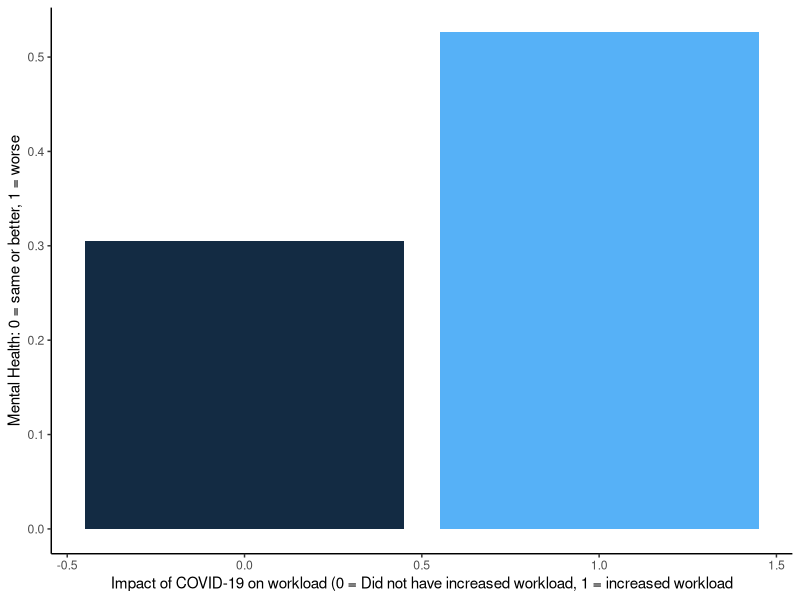

This chart was generated by the following R code:
library(tidyverse)
library(ggplot2)
#should we do probit/logit?
#data cleaning
bigdataCase <- read_csv("shcwep-5362-E-2022_F1.csv")
dat <- filter(bigdataCase,(complete.cases(bigdataCase)))
dat <- filter(dat,GEN_20<=5) #mental health compared to before the pandemic
dat <- filter(dat,ICJ_05E<=2)#workload
dat <- filter(dat,ICJ_05L<=2)#unpaid leave
dat <- filter(dat,IM_10D<=2)#loneliness
dat <- filter(dat,GDRDVGRP<=2)#gender(m/f)
dat <- filter(dat,IM_10C<=2)#knows someone who died from covid
dat <- filter(dat,OCCDVGYW<=3)#the numbers of years in current occupation.
dat <- filter(dat, AGEDVGRP<=4)#age in four groups, youngest to oldest
dat <- filter(dat,ICJ_05D<=2)#different work task? potential instrument
dat <- filter(dat,ICJ_05I<=2)#loss of income 1 = yes 2 = no


#Modicification of variables (mostly changing things to binary/bernoulli)
dat <- mutate(dat,mental_health = ifelse(GEN_20 <= 3,0,1)) #changed to Bernoulli, 0 means the same or better
dat <- mutate(dat, workload = ifelse(ICJ_05E == 2,0,1)) # changed workload to Bernoulli
dat <- mutate(dat, unpaidleave = ifelse(ICJ_05L == 1,1,0)) #unpaid leave is 1, didnt take is 0
dat <- mutate(dat, loneliness = ifelse(IM_10D == 1,1,0)) #1 is experienced loneliness due to covid, 0 is didnt
dat <- mutate(dat, male = ifelse(GDRDVGRP == 1,1,0)) #1 if male, 0 if female
dat <- mutate(dat, closedeath = ifelse(IM_10C == 2,0,1)) #0 if no, 1 if yes ; no significant effect
dat <- mutate(dat, NumberYearFac = as.factor(OCCDVGYW)) # Less than 10 years / 10 to 19 years / 20 years or more
dat <- mutate(dat, AgeFac = as.factor(AGEDVGRP)) # divide age into different segmentation
dat <- mutate(dat, diffTask = ifelse(ICJ_05D == 1,0,1)) #1 is different task
dat <- mutate(dat, incomeloss = ifelse(ICJ_05I == 2,0,1)) # 1 is loss of income


#dat["LMAGNOC"][dat["LMAGNOC"] == "2"] <- "Nurse" #LMAGNOC is occupation within healthcare industry
#dat["LMAGNOC"][dat["LMAGNOC"] == "3"] <- "Supportworker" #this is personal support worker or care aides
#dat["LMAGNOC"][dat["LMAGNOC"] == "4"] <- "Other"
#colnames(dat)[colnames(dat) == "LMAGNOC"] ="occupation"
#dat <- mutate(dat, occupation=as.factor(occupation)) #1 was physicians, which are dummy variables

#initial testing for effect of workload on mental health
graphdat <- dat %>% group_by(workload) %>% summarize(mental_health = mean(mental_health))
ggplot(graphdat) + geom_bar(aes(x = workload, y = mental_health, fill = workload), stat = 'identity') + 
  #annotate("text", x = 1.5, y = 1.2, label = "p-value < 2.2e-16", size = 5, col='red') + 
  xlab('Impact of COVID-19 on workload (0 = Did not have increased workload, 1 = increased workload') + ylab('Mental Health: 0 = same or better, 1 = worse') + theme_classic() + 
  theme(legend.position = '')

t.test(mental_health ~ workload, data=dat) #checking if workload affects mental health significantly (it does)
ln0 <- lm(mental_health ~ workload, data=dat) #single variable OLS
summary(ln0) #so far increased workload increases probability of having worse mental health by 22.15%

#Finding our model
#adding other variables
full_model <- lm(mental_health ~ workload + unpaidleave + loneliness + male + AgeFac + NumberYearFac + diffTask, data=dat) #unpaid leave probably related to workload
summary(full_model)
#Interactions: male is not an interaction, occupation may not work

# instrument: Age group of respondents in increments of 10
#             the number of years that the respondent has worked in their current occupation.
#             change method of delivery of health care
#             different work task

#instrument testing
ln3 <- lm(workload ~ diffTask + unpaidleave + loneliness + male + AgeFac + NumberYearFac, data=dat) #testing an instrument (diffTask)
summary(ln3)

#"preliminary regressions"
ln1 <- lm(mental_health ~ workload, data=dat)
summary(ln1)
ln2 <- lm(mental_health ~ workload + unpaidleave, data=dat)
summary(ln2)
ln3 <- lm(mental_health ~ workload + unpaidleave + loneliness, data=dat)
ln4 <- lm(mental_health ~ workload + unpaidleave + loneliness + male, data=dat)
ln5 <- lm(mental_health ~ workload + unpaidleave + loneliness + male + AgeFac, data=dat)
ln6 <- lm(mental_health ~ workload + unpaidleave + loneliness + male + AgeFac + NumberYearFac, data=dat)
ln7 <- lm(mental_health ~ workload + unpaidleave + loneliness + male + AgeFac + NumberYearFac + incomeloss, data=dat)
summary(ln7)
